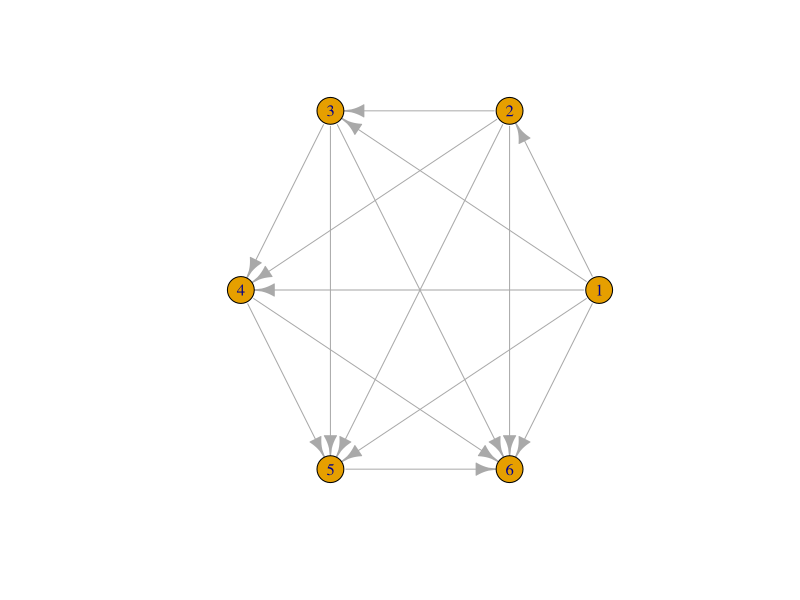
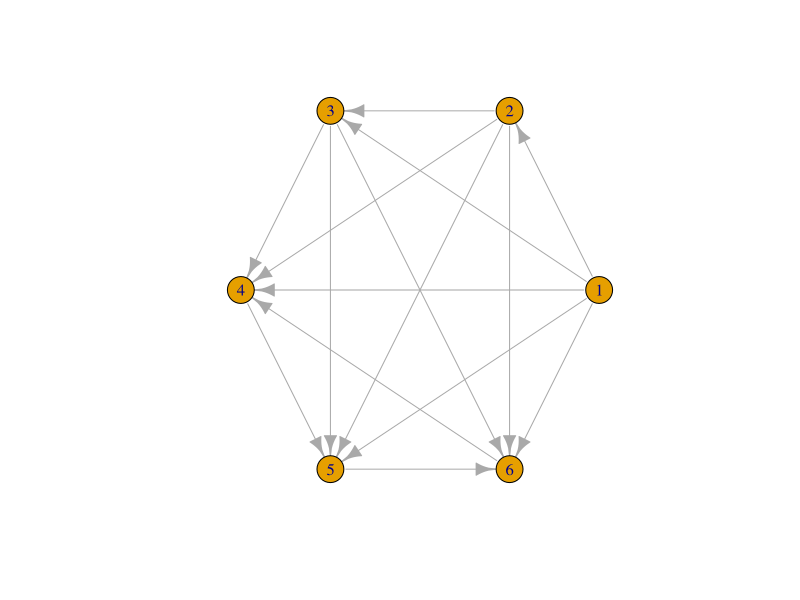
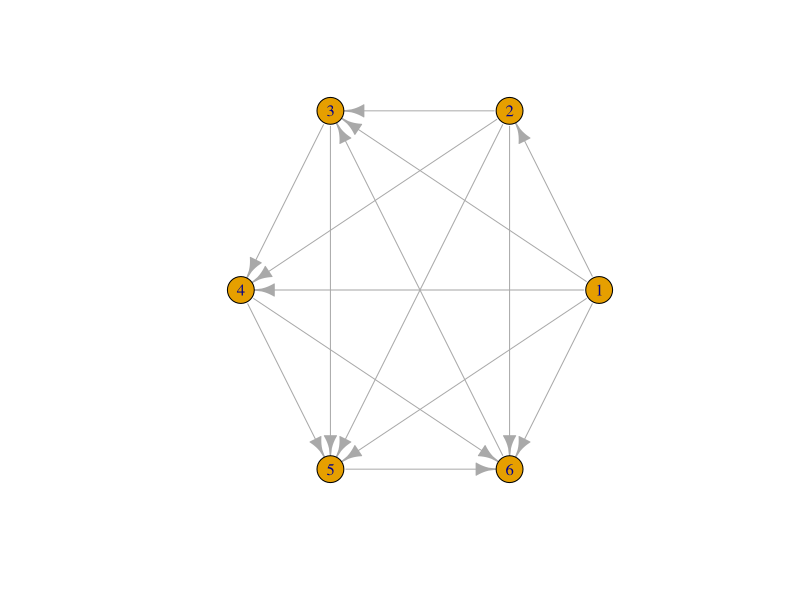
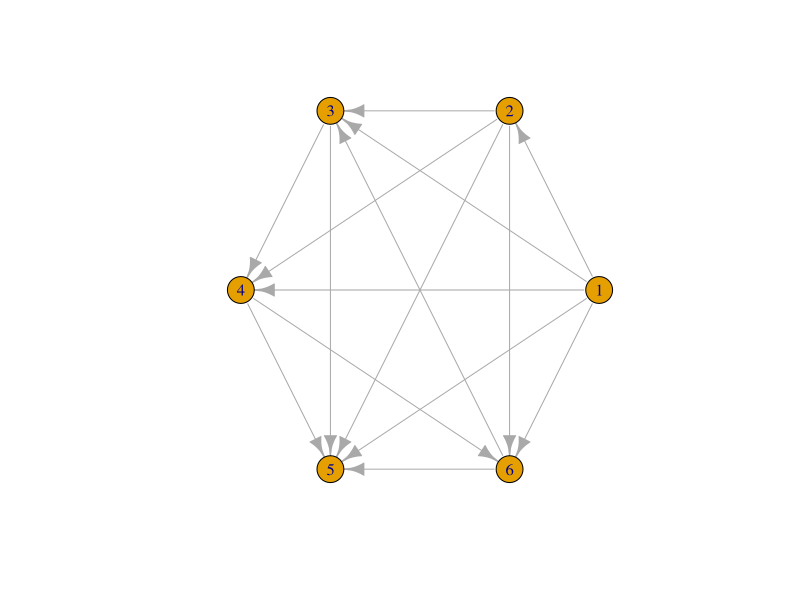
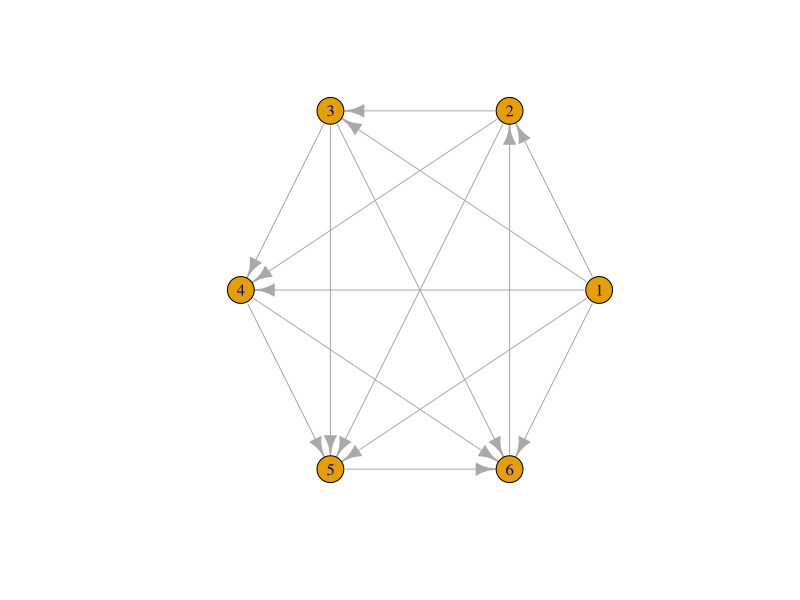
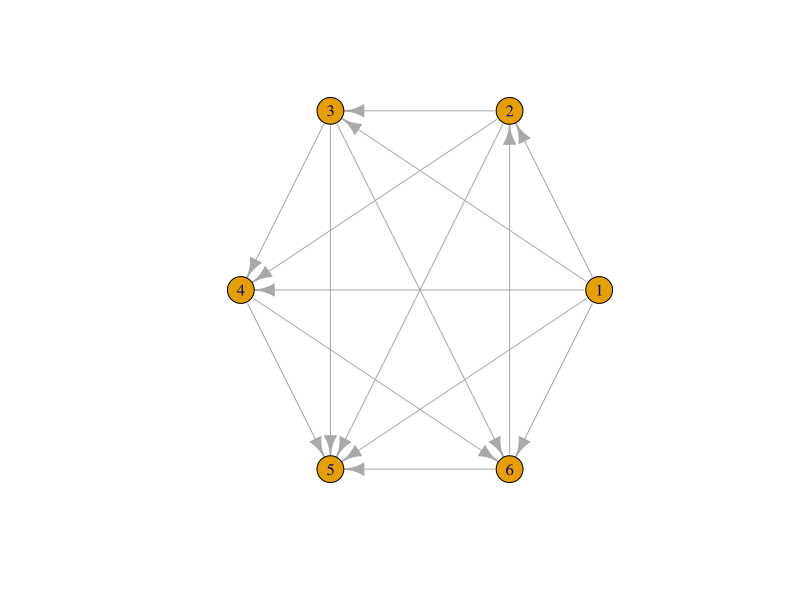
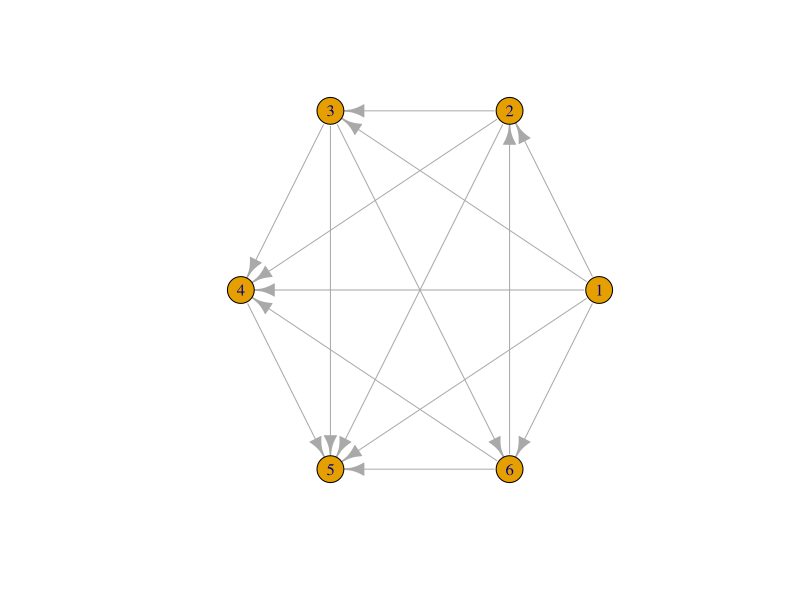
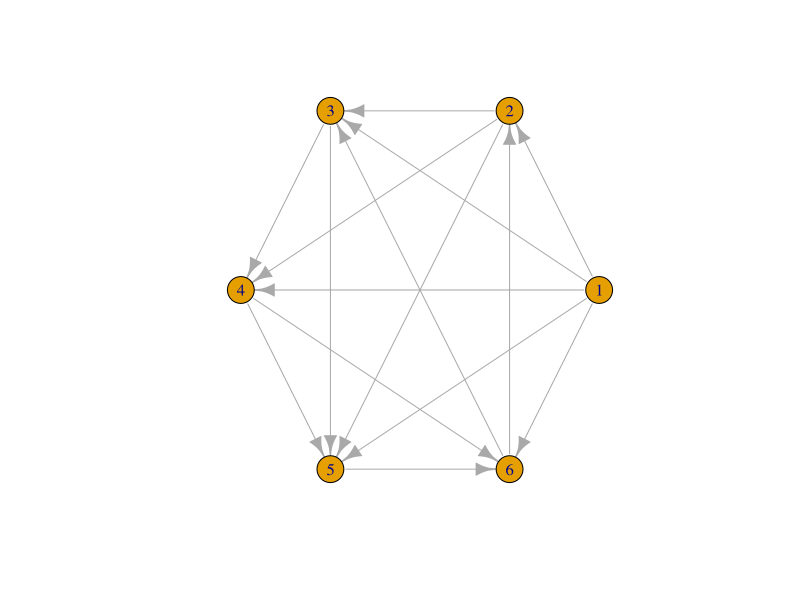

Here is the R script that generated these plots, in order:
# calculating how many non-isopmorphic graphs there are
library(igraph)
library(combinat)

nodes = 6

permutations <- function(n = NULL) {
  num <- c(0, 0, 0, 0, 0, 1, 1, 1, 1, 1)
  combos <- unique(permn(num))
  for (i in 1:length(combos)) {
    combos[[i]] <- combos[[i]][1:n]
  }
  combos <- unique(combos)
  return(combos)
}

total_graphs = (2^5) * (2^4) * (2^3) * (2^2) * 2

# m <- matrix(new[[1]], nrow = nodes)
# g <-graph_from_adjacency_matrix(m, mode="directed")
# plot(g, layout = layout_in_circle(g))


# data_5 <- permutations(5)
# data_4 <- permutations(4)
# data_3 <- permutations(3)
# data_2 <- permutations(2)
# data_1 <- permutations(1)


# this comes from the permutations above
data_5 <- list(c(0,0,0,0,0), c(0,0,0,0,1), c(0,0,0,1,0), c(0,0,1,0,0), c(0,1,0,0,0), c(1,0,0,0,0), c(1,0,0,0,1), c(0,1,0,0,1), c(0,0,1,0,1), c(0,0,0,1,1), c(0,0,1,1,0), c(0,1,0,1,0), c(1,0,0,1,0), c(1,0,1,0,0), c(0,1,1,0,0), c(1,1,0,0,0), c(1,1,0,0,1), c(1,0,1,0,1), c(1,0,0,1,1), c(0,1,0,1,1), c(0,1,1,0,1), c(0,0,1,1,1), c(0,1,1,1,0), c(1,0,1,1,0), c(1,1,0,1,0), c(1,1,1,0,0), c(1,1,0,1,1), c(1,0,1,1,1), c(1,1,1,0,1), c(0,1,1,1,1), c(1,1,1,1,0), c(1,1,1,1,1))
data_4 <- list(c(0,0,0,0), c(0,0,0,1), c(0,0,1,0), c(0,1,0,0), c(1,0,0,0), c(0,0,1,1), c(0,1,0,1), c(1,0,0,1), c(1,0,1,0), c(0,1,1,0), c(1,1,0,0), c(0,1,1,1), c(1,0,1,1), c(1,1,0,1), c(1,1,1,0), c(1,1,1,1))
data_3 <- list(c(0,0,0), c(0,0,1), c(0,1,0), c(1,0,0), c(1,0,1), c(0,1,1), c(1,1,0), c(1,1,1))
data_2 <- list(c(0,0), c(0,1), c(1,0), c(1,1))
data_1 <- list(0, 1)


chunk_1 <- c(data_1[1], data_1[2])
chunk_2 <- c(rep(data_2[1], length(chunk_1)), rep(data_2[2], length(chunk_1)), rep(data_2[3], length(chunk_1)), rep(data_2[4], length(chunk_1)))
chunk_3 <- c(rep(data_3[1], length(chunk_2)), rep(data_3[2], length(chunk_2)), rep(data_3[3], length(chunk_2)), rep(data_3[4], length(chunk_2)), rep(data_3[5], length(chunk_2)), rep(data_3[6], length(chunk_2)), rep(data_3[7], length(chunk_2)), rep(data_3[8], length(chunk_2)))
chunk_4 <- c(rep(data_4[1], length(chunk_3)), rep(data_4[2], length(chunk_3)), rep(data_4[3], length(chunk_3)), rep(data_4[4], length(chunk_3)), rep(data_4[5], length(chunk_3)), rep(data_4[6], length(chunk_3)), rep(data_4[7], length(chunk_3)), rep(data_4[8], length(chunk_3)), rep(data_4[9], length(chunk_3)), rep(data_4[10], length(chunk_3)), rep(data_4[11], length(chunk_3)), rep(data_4[12], length(chunk_3)), rep(data_4[13], length(chunk_3)), rep(data_4[14], length(chunk_3)), rep(data_4[15], length(chunk_3)), rep(data_4[16], length(chunk_3))) 
chunk_5 <- c(rep(data_5[1], length(chunk_4)), rep(data_5[2], length(chunk_4)), rep(data_5[3], length(chunk_4)), rep(data_5[4], length(chunk_4)), rep(data_5[5], length(chunk_4)), rep(data_5[6], length(chunk_4)), rep(data_5[7], length(chunk_4)), rep(data_5[8], length(chunk_4)), rep(data_5[9], length(chunk_4)), rep(data_5[10], length(chunk_4)), rep(data_5[11], length(chunk_4)), rep(data_5[12], length(chunk_4)), rep(data_5[13], length(chunk_4)), rep(data_5[14], length(chunk_4)), rep(data_5[15], length(chunk_4)), rep(data_5[16], length(chunk_4)), rep(data_5[17], length(chunk_4)), rep(data_5[18], length(chunk_4)), rep(data_5[19], length(chunk_4)), rep(data_5[20], length(chunk_4)), rep(data_5[21], length(chunk_4)), rep(data_5[22], length(chunk_4)), rep(data_5[23], length(chunk_4)), rep(data_5[24], length(chunk_4)), rep(data_5[25], length(chunk_4)), rep(data_5[26], length(chunk_4)), rep(data_5[27], length(chunk_4)), rep(data_5[28], length(chunk_4)), rep(data_5[29], length(chunk_4)), rep(data_5[30], length(chunk_4)), rep(data_5[31], length(chunk_4)), rep(data_5[32], length(chunk_4)))


new_data_1 <- rep(chunk_1, total_graphs/length(chunk_1))
new_data_2 <- rep(chunk_2, total_graphs/length(chunk_2))
new_data_3 <- rep(chunk_3, total_graphs/length(chunk_3))
new_data_4 <- rep(chunk_4, total_graphs/length(chunk_4))
new_data_5 <- rep(chunk_5, total_graphs/length(chunk_5))



all_graphs <- list()
for (i in 1:total_graphs) {
  all_graphs[[i]] <- c(0, new_data_5[[i]], abs(new_data_5[[i]][1] - 1), 0, new_data_4[[i]],
                  abs(new_data_5[[i]][2] - 1), abs(new_data_4[[i]][1] - 1), 0, new_data_3[[i]],
                  abs(new_data_5[[i]][3] - 1), abs(new_data_4[[i]][2] - 1), abs(new_data_3[[i]][1] - 1),
                  0, new_data_2[[i]], abs(new_data_5[[i]][4] - 1), abs(new_data_4[[i]][3] - 1),
                  abs(new_data_3[[i]][2] - 1), abs(new_data_2[[i]][1] - 1), 0, new_data_1[[i]],
                  abs(new_data_5[[i]][5] - 1), abs(new_data_4[[i]][4] - 1), abs(new_data_3[[i]][3] - 1),
                  abs(new_data_2[[i]][2] - 1), abs(new_data_1[[i]] - 1), 0
                  )
}


combos <- list()
sorted_combos <- list()
for (i in 1:total_graphs) {
  combos[[i]] <- sum(all_graphs[[i]][1:6])
  combos[[i]] <- c(combos[[i]], sum(all_graphs[[i]][7:12]))
  combos[[i]] <- c(combos[[i]], sum(all_graphs[[i]][13:18]))
  combos[[i]] <- c(combos[[i]], sum(all_graphs[[i]][19:24]))
  combos[[i]] <- c(combos[[i]], sum(all_graphs[[i]][25:30]))
  combos[[i]] <- c(combos[[i]], sum(all_graphs[[i]][31:36]))
  sorted_combos[[i]] <- sort(combos[[i]])
}




iso <- unique(sorted_combos)
iso_count <- rep(list(0), length(iso))
iso_ex_num <- vector()
for (i in 1:length(sorted_combos)) {
  for (j in 1:length(iso)) {
    if (identical(sorted_combos[[i]], iso[[j]])) {
      if (iso_count[[j]] == 0) {
        iso_ex_num <- c(iso_ex_num, i)
      }
      iso_count[[j]] <- iso_count[[j]] + 1
    }
  }
}

# shows the different types of isographs and how many there are of each
new_mat <- matrix(iso)
new_mat <- cbind(new_mat, iso_count)


iso_graph <- list()
for (i in 1:length(iso)) {
  m <- matrix(all_graphs[[iso_ex_num[i]]], nrow = nodes)
  iso_graph[[i]] <-graph_from_adjacency_matrix(m, mode="directed")
  plot(iso_graph[[i]], layout = layout_in_circle(iso_graph[[1]]))
}

new_mat <- cbind(new_mat, iso_graph)
colnames(new_mat) <- c("ID", "Count", "Example IGraph")
# there are 22 total isomorphs







# ## Data from  http://users.cecs.anu.edu.au/~bdm/data/graphs.html ##
# Data <- read.delim("rfid_data/graph6c.g6",header=FALSE)
# 
# DataFrame<-data.frame() #Creating empty data frame to store adjacency matrices
# 
# G<-as.character(Data[1,1])
# n<-as.numeric(charToRaw(substr(G, 1, 1)))-63
# n #number of vertices of the graph
# 
# for(k in 1:nrow(Data)){
#   
#   G<-as.character(Data[k,1])
#   
#   vector<-c()
#   for(i in 2:nchar(G)){
#     vector<-c(vector,rev(as.numeric(intToBits(as.numeric(charToRaw(substr(G, i, i)))-63)[1:6])))}
#   vector
#   
#   A<-matrix(0,nrow=n,ncol=n)
#   vector2<-vector
#   for(j in 2:n){
#     for(i in 1:(j-1)){
#       A[i,j]<-vector2[1];
#       vector2<-vector2[-1]
#     }}#filling the upper triangle of the adjacency matrix
#   for(i in 2:n){
#     for(j in 1:(i-1)){
#       A[i,j]<-A[j,i]
#     }}#filling the lower triangle of the adjacency matrix
#   A
#   
#   Avec<-as.vector(A)
#   DataFrame<-rbind(DataFrame,Avec)
#   if(k%%10000==0){print(k)}
# }
# 
# colnames(DataFrame)<-NULL
# write.csv(DataFrame,paste0("graphs",n,".csv"),row.names=FALSE)


# new_data <- read.csv("graphs6.csv",header=FALSE,sep=",")
# i = 112
# m <- matrix(as.vector(t(new_data[i,])),nrow=sqrt(length(as.vector(t(new_data[i,])))))
